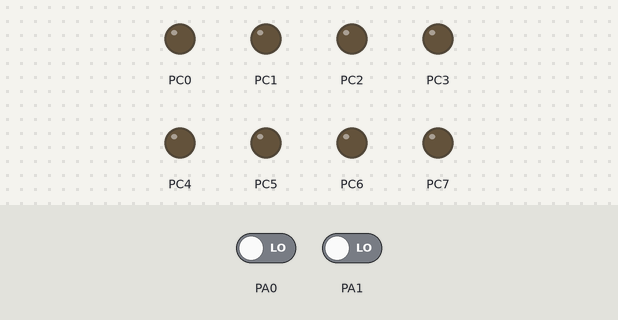
A program run on a simulated ATmega32, built with avr-gcc and emulated at 1 MHz. On the bench: output pins drawn as LEDs (lit = HIGH). The inputs (shaded band) are chosen by the test bench; at power-on: PA0 LOW, PA1 LOW.

Above: at 1.2 s.
1.3 s: PA0 driven HIGH
At 2.0 s:
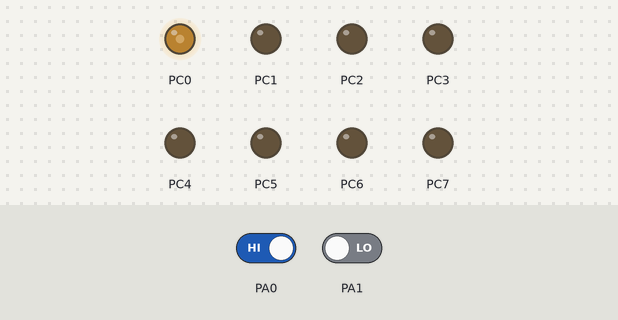
2.8 s: PA1 driven HIGH
At 3.9 s:
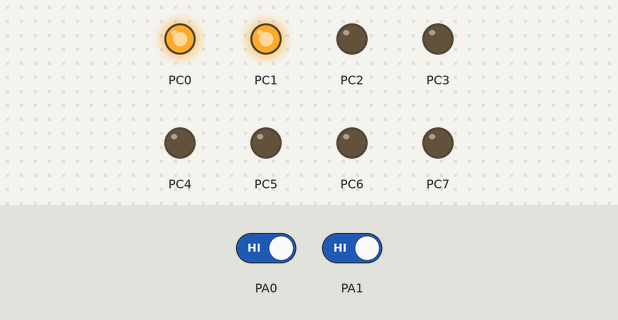
4.3 s: PA0 driven LOW
At 5.5 s:
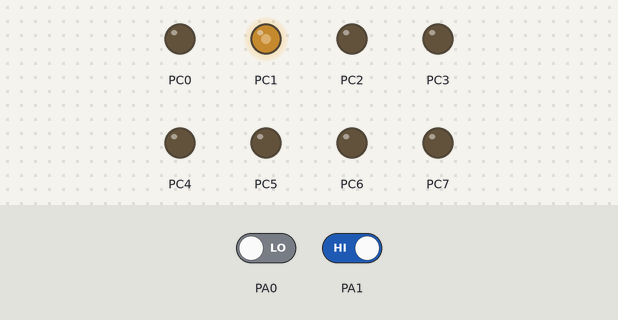
5.8 s: PA0 driven HIGH
At 6.1 s:
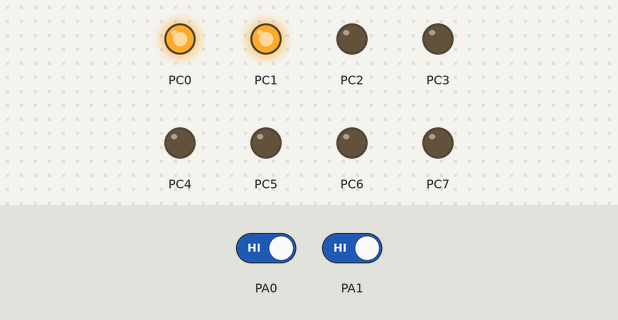
7.3 s: PA1 driven LOW
At 7.7 s:
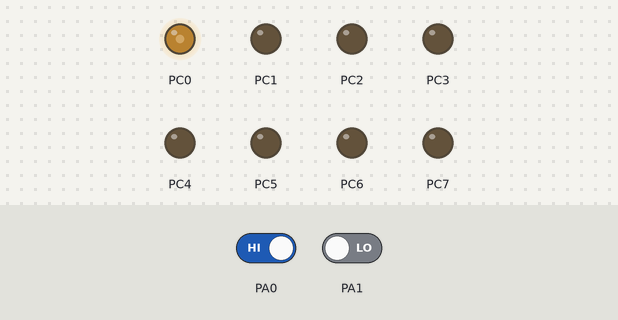
8.8 s: PA1 driven HIGH
At 9.6 s:
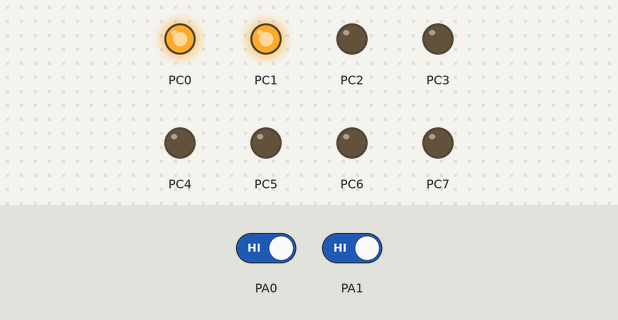
Timing chart, 0 to 11.3 s (numbered marks = the images above; inputs shaded):
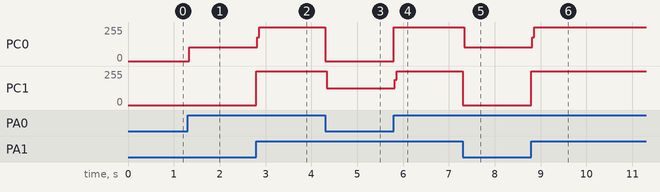

Measured:
- after the input at 1.3 s, PC0: 0/255 → 102/255 at once
- after the input at 2.8 s, PC0: 102/255 → 255/255 at once; PC1: 0/255 → 255/255 at once
- after the input at 4.3 s, PC0: 255/255 → 0/255 at once; PC1: 255/255 → 127/255 at once
- after the input at 5.8 s, PC0: 0/255 → 255/255 at once; PC1: 127/255 → 255/255 at once
- after the input at 7.3 s, PC0: 255/255 → 102/255 at once; PC1: 255/255 → 0/255 at once
- after the input at 8.8 s, PC0: 102/255 → 255/255 at once; PC1: 0/255 → 255/255 at once

The program:

main.c
```c
/*
 * adv_micro_proj_atmega32.c
 *
 * Created: 10/16/2019 11:27:57 PM
 * Author : kabii
 */

#ifndef F_CPU
#define F_CPU (1000000UL) // 1 MHz clock speed
#endif
#define BAUD_PRESCALE (((F_CPU / (USART_BAUDRATE * 16UL))) - 1)


#include <avr/io.h>
#include <util/delay.h>
#include <stdlib.h>
#include <stdio.h>
#include <string.h>

void UART_init(long USART_BAUDRATE)
{
	UCSRB |= (1 << RXEN) | (1 << TXEN);
	//UCSRC |= (1 << URSEL) | (1 << UCSZ0) | (1 << UCSZ1);
	UCSRC |= (1 << USBS) | (1 << UCSZ0);
	UBRRL = BAUD_PRESCALE;
	UBRRH = (BAUD_PRESCALE >> 8);
}

 void UART_TxChar(char c)
 {
	 while (! (UCSRA & (1<<UDRE)));
	 UDR = c;
 }

 void UART_sendString(char *str)
 {
	 unsigned char s=0;

	 while (str[s]!=0)
	 {
		 UART_TxChar(str[s]);
		 s++;
	 }
 }

int main(void)
{
	DDRA = 0x00; //PORTA as i/p
	DDRC = 0xFF; //PORTC as o/p
	//String slot1[12] = "a";
	//char slot2[12] = "b";
	//char final[24];

	while(1)
	{
		if (PINA & 0b00000001)
		{
			PORTC = PORTC | 0b00000001;
			//slot1[20] = "Full1";
		}
		else
		{
			PORTC = 0x00;
			//slot1[20] = "Empty1";
		}

		if (PINA & 0b00000010)
		{

			PORTC = PORTC | 0b00000010;
			//slot2[20] = "Full2";
		}

		else
		{
			PORTC =0x00;
			//slot2[20] = "Empty2";

		}
	}
	return 0;

	//final = char *strcat(slot1,slot2);
	//UART_init(9600);
	//UART_sendString(final);
}
```
